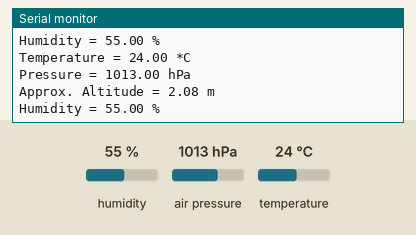
Simulated run of this sketch. Board: Arduino Uno, built with avr-gcc and run on an emulated ATmega328P. Parts: the last lines printed to the serial monitor. Inputs (shaded band) come from the test bench; at power-on: humidity 55 %, air pressure 1013 hPa, temperature 24 °C.

Above: at 1.2 s.
1.3 s: humidity set to 22 %
At 2.6 s:
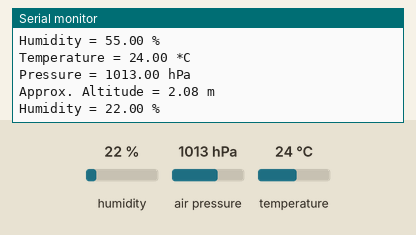
2.8 s: air pressure set to 952 hPa
At 3.5 s:
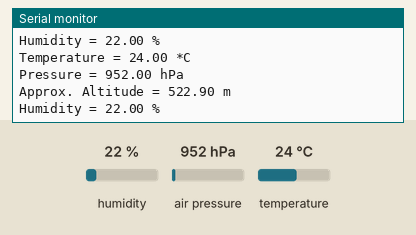

Measured:
- after the input at 1.3 s, the serial monitor: prints a new line after 0.86 s (image 1)
- after the input at 2.8 s, the serial monitor: prints a new line after 0.34 s (image 2)

The sketch:

bme280.ino
```cpp
// (licence header left out)
#include <Wire.h>
#include <SPI.h>
#include <Adafruit_Sensor.h>
#include <Adafruit_BME280.h>

#define SEALEVELPRESSURE_HPA (1013.25)

Adafruit_BME280 bme;

unsigned long delayTime = 1000;

void setup() {
  Serial.begin(9600);
  Serial.println("BME280 test");

  unsigned status;


  status = bme.begin();
  if (!status) {
    Serial.println("Could not find a valid BME280 sensor, check wiring, address, sensor ID!");
    Serial.print("SensorID was: 0x");
    Serial.println(bme.sensorID(), 16);
    Serial.print("        ID of 0x60 represents a BME 280.\n");
    while (1);
  }
  Serial.println();
}


void loop() {
  printValues();
  delay(delayTime);
}


void printValues() {
  Serial.print("Temperature = ");
  Serial.print(bme.readTemperature());
  Serial.println(" *C");

  Serial.print("Pressure = ");

  Serial.print(bme.readPressure() / 100.0F);
  Serial.println(" hPa");

  Serial.print("Approx. Altitude = ");
  Serial.print(bme.readAltitude(SEALEVELPRESSURE_HPA));
  Serial.println(" m");

  Serial.print("Humidity = ");
  Serial.print(bme.readHumidity());
  Serial.println(" %");

  Serial.println();
}
```
